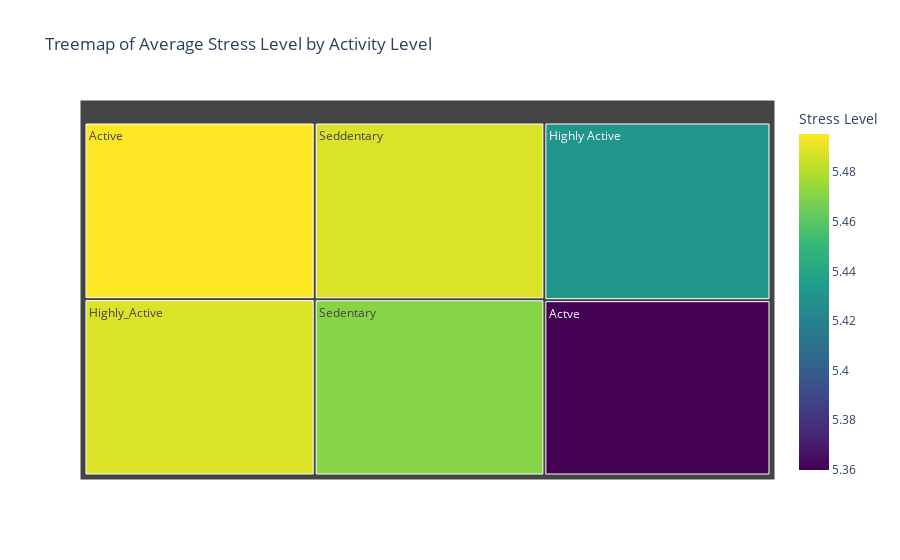

Notebook code cell kept with this figure:
### Code cell
shd_df.plot_treemap_activity_stress()

### Figure 1 — Plotly figure (JSON) as saved in the notebook; plotly's stock layout.template omitted (floating-point values rounded to 4 significant figures)
{"data": [{"branchvalues": "total", "customdata": [[5.495], [5.36], [5.431], [5.488], [5.488], [5.471]], "domain": {"x": [0, 1], "y": [0, 1]}, "hovertemplate": "labels=%{label}<br>Stress Level_sum=%{value}<br>parent=%{parent}<br>id=%{id}<br>Stress Level=%{color}<extra></extra>", "ids": ["Active", "Actve", "Highly Active", "Highly_Active", "Seddentary", "Sedentary"], "labels": ["Active", "Actve", "Highly Active", "Highly_Active", "Seddentary", "Sedentary"], "marker": {"coloraxis": "coloraxis", "colors": [5.495, 5.36, 5.431, 5.488, 5.488, 5.471]}, "name": "", "parents": ["", "", "", "", "", ""], "type": "treemap", "values": [5.495, 5.36, 5.431, 5.488, 5.488, 5.471]}], "layout": {"coloraxis": {"colorbar": {"title": {"text": "Stress Level"}}, "colorscale": [[0, "#440154"], [0.1111, "#482878"], [0.2222, "#3e4989"], [0.3333, "#31688e"], [0.4444, "#26828e"], [0.5556, "#1f9e89"], [0.6667, "#35b779"], [0.7778, "#6ece58"], [0.8889, "#b5de2b"], [1, "#fde725"]]}, "legend": {"tracegroupgap": 0}, "title": {"text": "Treemap of Average Stress Level by Activity Level"}}}
